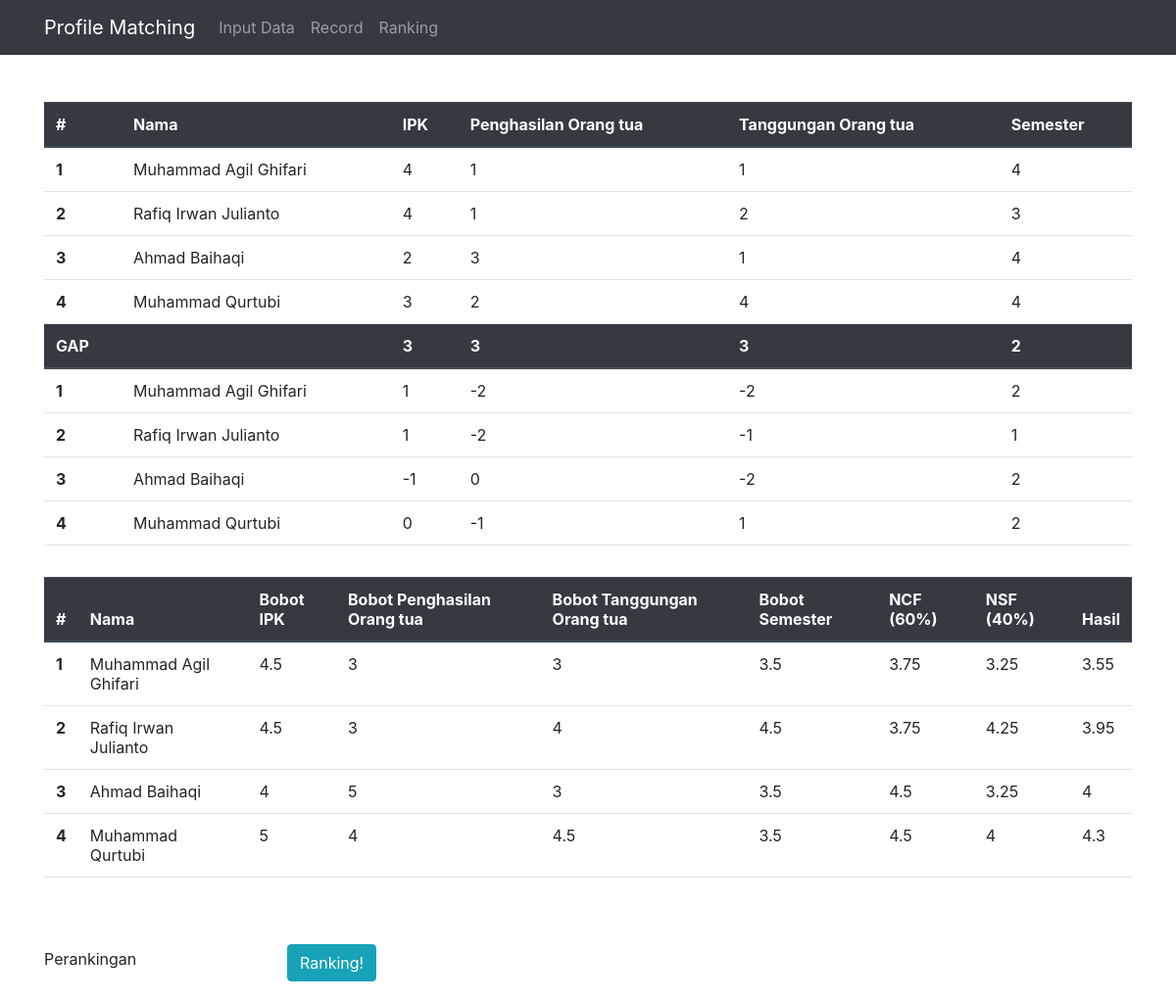
Screenshot of /hasil.php with the database file from the repository.
### tables this page shows
CREATE TABLE `siswa` (
  `nama` varchar(30) NOT NULL,
  `ipk` int(5) NOT NULL,
  `penghasilan` int(5) NOT NULL,
  `tanggungan` int(5) NOT NULL,
  `semester` int(5) NOT NULL
);

CREATE TABLE `gapsiswa` (
  `nama` varchar(30) NOT NULL,
  `gapipk` int(5) NOT NULL,
  `gappenghasilan` int(5) NOT NULL,
  `gaptanggungan` int(5) NOT NULL,
  `gapsmt` int(5) NOT NULL
);

CREATE TABLE `hasilsiswa` (
  `nama` varchar(30) NOT NULL,
  `bobotipk` float NOT NULL,
  `bobotpenghasilan` float NOT NULL,
  `bobottanggungan` float NOT NULL,
  `bobotsmt` float NOT NULL,
  `ncf` float NOT NULL,
  `nsf` float NOT NULL,
  `hasil` float NOT NULL
);

### hasil.php (the view, shortened to what this page needs)
<?php
    include "koneksi.php";
?>
<html>
    <head>
        <link href="css/styles.css" rel="stylesheet" />
        <link rel="stylesheet" href="https://stackpath.bootstrapcdn.com/bootstrap/4.3.1/css/bootstrap.min.css">
    </head>
    <body>
        <nav class="navbar navbar-expand-lg navbar-dark bg-dark">
            <div class="container">
                <a class="navbar-brand" href="index.php">Profile Matching</a>
                <div class="collapse navbar-collapse" id="navbarSupportedContent">
                    <ul class="navbar-nav">
	      		        <li class="nav-item">
	        		    <a class="nav-link" href="inputdata.php">Input Data</a>
	      		        </li>
	        	        <li class="nav-item">
	                	<a class="nav-link" href="proses.php">Record</a>
	         	        </li>
	         	        <li class="nav-item">
	                	<a class="nav-link" href="rangking.php">Ranking</a>
	        	        </li>
	    	        </ul>
                </div>
            </div>
        </nav>
        <div class="container"><br><br>
        <form  role="form" method="post" class="form-inline">
            <table class="table">
                <thead class="thead-dark">
                    <tr>
                    <th scope="col">#</th>
                    <th scope="col">Nama</th>
                    <th scope="col">IPK</th>
                    <th scope="col">Penghasilan Orang tua</th>
                    <th scope="col">Tanggungan Orang tua</th>
                    <th scope="col">Semester</th>
                    </tr>
                </thead>
                <tbody>
                    <?php
                        $query = mysqli_query($koneksi,"SELECT * FROM siswa");
                        if(mysqli_num_rows($query)>0){
                    ?>
                    <?php
                        $a = 1;
                        while($data = mysqli_fetch_array($query)){
                    ?>
                    <tr>
                    <th scope="row"><?php echo $a; ?></th>
                    <td><?php echo $data["nama"];?></td>
                    <td><?php echo $data["ipk"];?></td>
                    <td><?php echo $data["penghasilan"];?></td>
                    <td><?php echo $data["tanggungan"];?></td>
                    <td><?php echo $data["semester"];?></td>
                    </tr>
                    <?php $a++; } ?>
                    <?php } ?>
                </tbody>
                <thead class="thead-dark">
                    <tr>
                    <th scope="col">GAP</th>
                    <th scope="col"></th>
                    <th scope="col">3</th>
                    <th scope="col">3</th>
                    <th scope="col">3</th>
                    <th scope="col">2</th>
                    </tr>
                </thead>
                <tbody>
                    <?php
                        $query = mysqli_query($koneksi,"SELECT * FROM gapsiswa");
                        if(mysqli_num_rows($query)>0){
                    ?>
                    <?php
                        $a = 1;
                        while($data = mysqli_fetch_array($query)){
                    ?>
                    <tr>
                    <th scope="row"><?php echo $a; ?></th>
                    <td><?php echo $data["nama"];?></td>
                    <td><?php echo $data["gapipk"];?></td>
                    <td><?php echo $data["gappenghasilan"];?></td>
                    <td><?php echo $data["gaptanggungan"];?></td>
                    <td><?php echo $data["gapsmt"];?></td>
                    </tr>
                    <?php $a++; } ?>
                    <?php } ?>
                </tbody>
            </table>
        </form>
        <table class="table">
            <thead class="thead-dark">
                <tr>
                    <th scope="col">#</th>
                    <th scope="col">Nama</th>
                    <th scope="col">Bobot IPK</th>
                    <th scope="col">Bobot Penghasilan Orang tua</th>
                    <th scope="col">Bobot Tanggungan Orang tua</th>
                    <th scope="col">Bobot Semester</th>
                    <th scope="col">NCF (60%)</th>
                    <th scope="col">NSF (40%)</th>
                    <th scope="col">Hasil</th>
                </tr>
            </thead>
            <tbody>
                <?php
                    $query = mysqli_query($koneksi,"SELECT * FROM hasilsiswa");
                    if(mysqli_num_rows($query)>0){
                ?>
                <?php
                    $a = 1;
                    while($data = mysqli_fetch_array($query)){
                ?>
                <tr>
                    <th scope="row"><?php echo $a; ?></th>
                    <td><?php echo $data["nama"];?></td>
                    <td><?php echo $data["bobotipk"];?></td>
                    <td><?php echo $data["bobotpenghasilan"];?></td>
                    <td><?php echo $data["bobottanggungan"];?></td>
                    <td><?php echo $data["bobotsmt"];?></td>
                    <td><?php echo $data["ncf"];?></td>
                    <td><?php echo $data["nsf"];?></td>
                    <td><?php echo $data["hasil"];?></td>
                </tr>
                <?php $a++; } ?>
                <?php } ?>
            </tbody>
        </table>
        <br><br>
        <form  role="form" method="post" action="rangking.php" class="form-inline">
            <div class="form-group mb-2">
                <input type="text" readonly class="form-control-plaintext" value="Perankingan">
            </div>
            <button type="submit" name="submitranking" class="btn btn-info">Ranking!</button>
        </form>
        </div>
    </body>
</html>

### rows the page displays
siswa: nama "Muhammad Agil Ghifari", ipk "4", penghasilan "1", tanggungan "1", semester "4"
siswa: nama "Rafiq Irwan Julianto", ipk "4", penghasilan "1", tanggungan "2", semester "3"
siswa: nama "Ahmad Baihaqi", ipk "2", penghasilan "3", tanggungan "1", semester "4"
siswa: nama "Muhammad Qurtubi", ipk "3", penghasilan "2", tanggungan "4", semester "4"
gapsiswa: nama "Muhammad Agil Ghifari", gapipk "1", gappenghasilan "-2", gaptanggungan "-2", gapsmt "2"
gapsiswa: nama "Rafiq Irwan Julianto", gapipk "1", gappenghasilan "-2", gaptanggungan "-1", gapsmt "1"
gapsiswa: nama "Ahmad Baihaqi", gapipk "-1", gappenghasilan "0", gaptanggungan "-2", gapsmt "2"
gapsiswa: nama "Muhammad Qurtubi", gapipk "0", gappenghasilan "-1", gaptanggungan "1", gapsmt "2"
hasilsiswa: nama "Muhammad Agil Ghifari", bobotipk "4.5", bobotpenghasilan "3", bobottanggungan "3", bobotsmt "3.5", ncf "3.75", nsf "3.25", hasil "3.55"
hasilsiswa: nama "Rafiq Irwan Julianto", bobotipk "4.5", bobotpenghasilan "3", bobottanggungan "4", bobotsmt "4.5", ncf "3.75", nsf "4.25", hasil "3.95"
hasilsiswa: nama "Ahmad Baihaqi", bobotipk "4", bobotpenghasilan "5", bobottanggungan "3", bobotsmt "3.5", ncf "4.5", nsf "3.25", hasil "4"
hasilsiswa: nama "Muhammad Qurtubi", bobotipk "5", bobotpenghasilan "4", bobottanggungan "4.5", bobotsmt "3.5", ncf "4.5", nsf "4", hasil "4.3"
